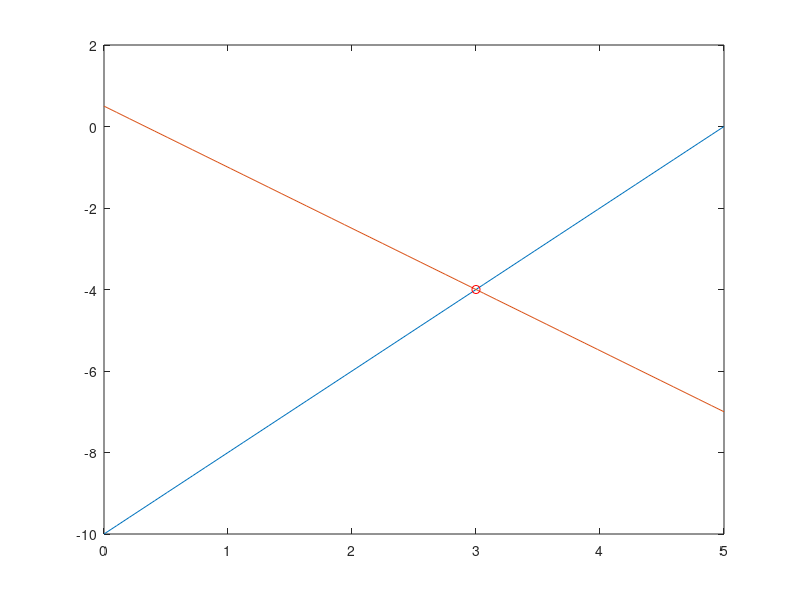

The MATLAB source for this figure:
%Script by Ron Dias for Engg 10
%Question #4
%% Clear Previous Data such as variables and command window
clear;clc;
%% Sets Variable
A=[2 -1;3 2];
u=(A\[10;1])';
d1=['The Lines intersect at point (' num2str(u(1)) ',' num2str(u(2)) ')'];
x=linspace(0,5,50);
y1=2.*x-10;
y2=.5-1.5.*x;

plot(x,y1,x,y2);
hold on
plot(u(1),u(2),'ro');
hold off
%% Display
disp('===============================================');
disp(d1);
disp('===============================================');